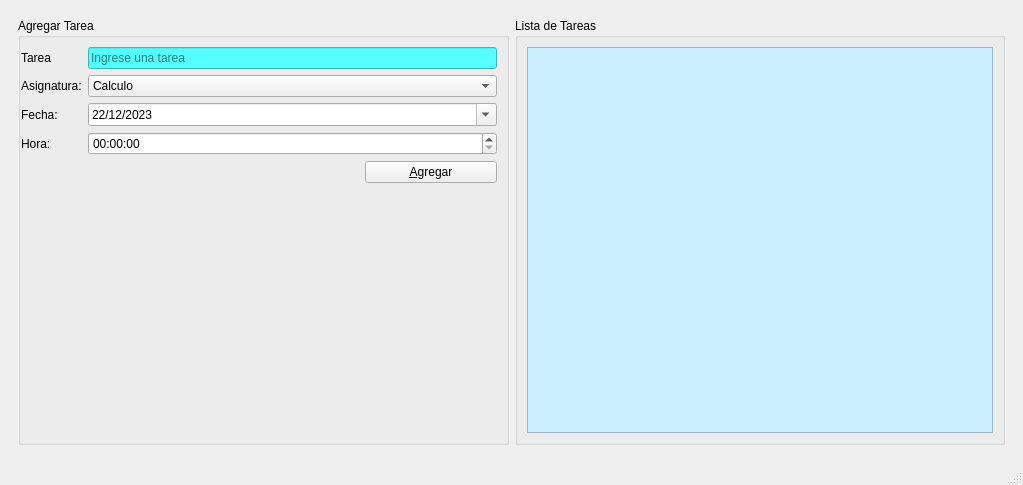
<?xml version="1.0" encoding="UTF-8"?>
<ui version="4.0">
 <class>Tasky</class>
 <widget class="QMainWindow" name="Tasky">
  <property name="geometry">
   <rect>
    <x>0</x>
    <y>0</y>
    <width>1023</width>
    <height>485</height>
   </rect>
  </property>
  <property name="windowTitle">
   <string>Tasky</string>
  </property>
  <property name="windowIcon">
   <iconset resource="resources.qrc">
    <normaloff>:/Recursos/lista-de-quehaceres.png</normaloff>:/Recursos/lista-de-quehaceres.png</iconset>
  </property>
  <widget class="QWidget" name="centralwidget">
   <layout class="QHBoxLayout" name="horizontalLayout">
    <item>
     <widget class="QWidget" name="widget" native="true">
      <layout class="QHBoxLayout" name="horizontalLayout_2">
       <item>
        <widget class="QGroupBox" name="groupBox_2">
         <property name="title">
          <string>Agregar Tarea</string>
         </property>
         <layout class="QFormLayout" name="formLayout">
          <property name="leftMargin">
           <number>0</number>
          </property>
          <property name="topMargin">
           <number>9</number>
          </property>
          <property name="rightMargin">
           <number>9</number>
          </property>
          <property name="bottomMargin">
           <number>9</number>
          </property>
          <item row="0" column="0">
           <widget class="QLabel" name="label">
            <property name="text">
             <string>Tarea</string>
            </property>
           </widget>
          </item>
          <item row="0" column="1">
           <widget class="QLineEdit" name="editTarea">
            <property name="styleSheet">
             <string notr="true">font: 700 italic 9pt &quot;Segoe UI&quot;;
background-color: rgb(85, 255, 255);</string>
            </property>
            <property name="text">
             <string/>
            </property>
            <property name="placeholderText">
             <string>Ingrese una tarea</string>
            </property>
           </widget>
          </item>
          <item row="1" column="0">
           <widget class="QLabel" name="label_2">
            <property name="text">
             <string>Asignatura:</string>
            </property>
           </widget>
          </item>
          <item row="1" column="1">
           <widget class="QComboBox" name="cmbAsignatura">
            <item>
             <property name="text">
              <string>Calculo</string>
             </property>
            </item>
            <item>
             <property name="text">
              <string>Programacion Orientada a Objetos</string>
             </property>
            </item>
            <item>
             <property name="text">
              <string>Fisica para Ciencias de la Computacion</string>
             </property>
            </item>
            <item>
             <property name="text">
              <string>Electrotecnia</string>
             </property>
            </item>
            <item>
             <property name="text">
              <string>Estructura de Datos</string>
             </property>
            </item>
            <item>
             <property name="text">
              <string>Ética</string>
             </property>
            </item>
           </widget>
          </item>
          <item row="2" column="0">
           <widget class="QLabel" name="label_3">
            <property name="text">
             <string>Fecha: </string>
            </property>
           </widget>
          </item>
          <item row="2" column="1">
           <widget class="QDateEdit" name="dtFecha">
            <property name="dateTime">
             <datetime>
              <hour>0</hour>
              <minute>0</minute>
              <second>0</second>
              <year>2023</year>
              <month>12</month>
              <day>22</day>
             </datetime>
            </property>
            <property name="minimumDate">
             <date>
              <year>2023</year>
              <month>12</month>
              <day>19</day>
             </date>
            </property>
            <property name="displayFormat">
             <string>d/M/yyyy</string>
            </property>
            <property name="calendarPopup">
             <bool>true</bool>
            </property>
            <property name="date">
             <date>
              <year>2023</year>
              <month>12</month>
              <day>22</day>
             </date>
            </property>
           </widget>
          </item>
          <item row="3" column="0">
           <widget class="QLabel" name="label_4">
            <property name="text">
             <string>Hora:</string>
            </property>
           </widget>
          </item>
          <item row="3" column="1">
           <widget class="QTimeEdit" name="dtHora">
            <property name="calendarPopup">
             <bool>false</bool>
            </property>
           </widget>
          </item>
          <item row="4" column="1">
           <widget class="QWidget" name="widget_2" native="true">
            <layout class="QFormLayout" name="formLayout_2">
             <property name="horizontalSpacing">
              <number>0</number>
             </property>
             <property name="topMargin">
              <number>0</number>
             </property>
             <property name="rightMargin">
              <number>0</number>
             </property>
             <property name="bottomMargin">
              <number>0</number>
             </property>
             <item row="0" column="0">
              <spacer name="horizontalSpacer">
               <property name="orientation">
                <enum>Qt::Horizontal</enum>
               </property>
               <property name="sizeHint" stdset="0">
                <size>
                 <width>268</width>
                 <height>20</height>
                </size>
               </property>
              </spacer>
             </item>
             <item row="0" column="1">
              <widget class="QPushButton" name="btnAgregar">
               <property name="text">
                <string>&amp;Agregar</string>
               </property>
              </widget>
             </item>
            </layout>
           </widget>
          </item>
         </layout>
         <zorder>label</zorder>
         <zorder>label_2</zorder>
         <zorder>cmbAsignatura</zorder>
         <zorder>label_3</zorder>
         <zorder>dtFecha</zorder>
         <zorder>label_4</zorder>
         <zorder>dtHora</zorder>
         <zorder>widget_2</zorder>
         <zorder>editTarea</zorder>
        </widget>
       </item>
       <item>
        <widget class="QGroupBox" name="groupBox">
         <property name="title">
          <string>Lista de Tareas</string>
         </property>
         <layout class="QVBoxLayout" name="verticalLayout">
          <item>
           <widget class="QTableWidget" name="tblTareas">
            <property name="styleSheet">
             <string notr="true">background-color: rgb(203, 239, 255);</string>
            </property>
           </widget>
          </item>
         </layout>
        </widget>
       </item>
      </layout>
     </widget>
    </item>
   </layout>
  </widget>
  <widget class="QMenuBar" name="menubar">
   <property name="geometry">
    <rect>
     <x>0</x>
     <y>0</y>
     <width>1023</width>
     <height>21</height>
    </rect>
   </property>
  </widget>
  <widget class="QStatusBar" name="statusbar"/>
 </widget>
 <resources>
  <include location="resources.qrc"/>
 </resources>
 <connections/>
</ui>
